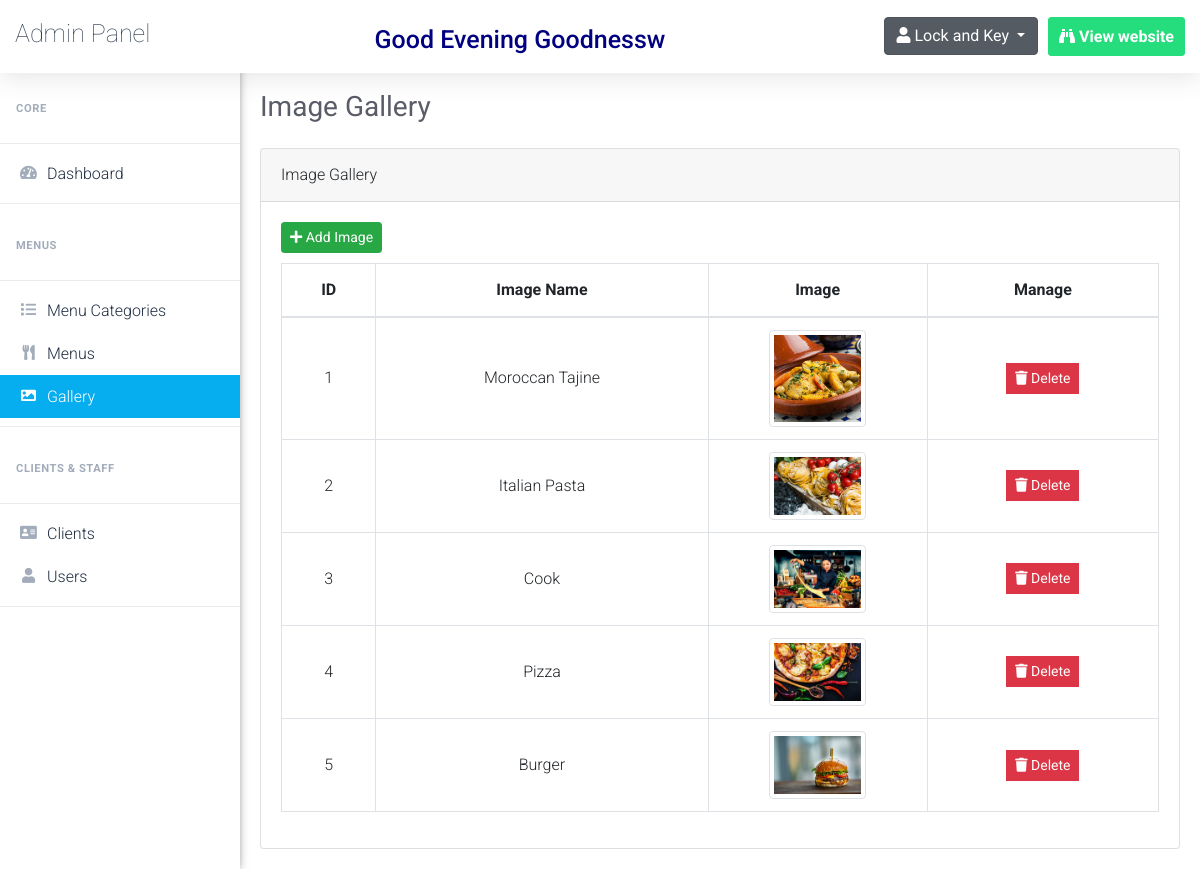
The page /admin/gallery.php (signed in) on the database its author committed.
### tables this page shows
CREATE TABLE `users` (
  `user_id` int(2) NOT NULL,
  `username` varchar(20) NOT NULL,
  `email` varchar(30) NOT NULL,
  `full_name` varchar(50) NOT NULL,
  `password` varchar(100) NOT NULL
);

CREATE TABLE `image_gallery` (
  `image_id` int(2) NOT NULL,
  `image_name` varchar(30) NOT NULL,
  `image` varchar(255) NOT NULL
);

### admin/gallery.php (the view, shortened to what this page needs)
<?php
	$pageTitle = 'Image Gallery';
	if(isset($_SESSION['username_restaurant_qRewacvAqzA']) && isset($_SESSION['password_restaurant_qRewacvAqzA']))
	{
		include 'connect.php';
		include 'Includes/templates/header.php';
		include 'Includes/templates/navbar.php';
        ?>
        <?php
            $stmt = $con->prepare("SELECT * FROM image_gallery");
            $stmt->execute();
            $gallery = $stmt->fetchAll();
        ?>
        <div class="card">
            <div class="card-header">
                <?php echo $pageTitle; ?>
            </div>
            <div class="card-body">
                <button class="btn btn-success btn-sm" style="margin-bottom: 10px;" type="button" data-toggle="modal" data-target="#add_new_image" data-placement="top">
                    <i class="fa fa-plus"></i>
                    Add Image
                </button>
                <table class="table table-bordered gallery-table">
                    <thead>
                        <tr>
                            <th scope="col">ID</th>
                            <th scope="col">Image Name</th>
                            <th scope="col">Image</th>
                            <th scope="col">Manage</th>
                        </tr>
                    </thead>
                    <tbody>
                        <?php
                            foreach($gallery as $image)
                            {
                                echo "<tr>";
                                    echo "<td>";
                                        echo $image['image_id'];
                                    echo "</td>";
                                    echo "<td style = 'text-transform: capitalize'>";
                                        echo $image['image_name'];
                                    echo "</td>";
                                    $src = "./Uploads/images/".$image['image'];
                                    echo "<td style='width:25%!important'>";
                                        echo "<img src='".$src."' class='image_gallery img-fluid img-thumbnail' alt='".$image['image_name']."'>";
                                    echo "</td>";
                                    echo "<td>";
                                        $delete_data = "delete_".$image["image_id"];
                                        ?>
                                            <ul class="list-inline m-0">
                                                <li class="list-inline-item" data-toggle="tooltip" title="Delete">
                                                    <button class="btn btn-danger btn-sm rounded-0" type="button" data-toggle="modal" data-target="#<?php echo $delete_data; ?>" data-placement="top">
                                                        <i class="fa fa-trash"></i>
                                                        Delete
                                                    </button>
                                                </li>
                                            </ul>
                                        <?php
                                    echo "</td>";
                                echo "</tr>";
                            }
                        ?>
                    </tbody>
                </table>
            </div>
        </div>
        <?php
        include 'Includes/templates/footer.php';
    }
    else
    {
        header('Location: index.php');
        exit();
    }
?>

### admin/Includes/templates/header.php (shortened to what this page needs)
<!DOCTYPE html>
<html lang="en">
	<head>
		<link rel="stylesheet" type="text/css" href="Design/css/bootstrap.min.css">
		<link rel="stylesheet" type="text/css" href="Design/fonts/css/all.min.css">
		<link rel="stylesheet" type="text/css" href="Design/css/main2.css">
	</head>
	<body>

### admin/Includes/templates/navbar.php (shortened to what this page needs)
<?php
    $id = $_SESSION['userid_restaurant_qRewacvAqzA'];
    $sql = $con->prepare("SELECT * FROM `users` WHERE `user_id`= '$id' ");
    $sql->execute();
    $fetch = $sql->fetch();
    $t=date("H");
    if ($t<"10") {
    $greeting =  "Good Morning";
}
    elseif ($t<"15") {
    $greeting = "Good Day";
}
    else {
    $greeting = "Good Evening";
}
?>
    <header class="headerMenu сlearfix sb-page-header">
        <div class="nav-header">
            <a class="navbar-brand" href="">
                Admin Panel
            </a>
        </div>
         <center><h4 class="welcomemssg"><?php echo "$greeting ". $fetch['username']?></h4></center>
        <div class="nav-controls top-nav">
            <ul class="nav top-menu">
                <li id="user-btn" class="main-li dropdown" style="background:none;">
                    <div class="dropdown show">
                        <a class="btn btn-secondary dropdown-toggle" href="#" role="button" id="dropdownMenuLink" data-toggle="dropdown" aria-haspopup="true" aria-expanded="false">
                            <i class="fa fa-user"></i>
                            <span class="username">Lock and Key</span>
                        </a>
                    </div>
                </li>
                <li class="main-li webpage-btn">
                    <a class="nav-item-button " href="../" target="_blank">
                        <i class="fas fa-binoculars"></i>
                        <span>View website</span>
                    </a>
                </li>
            </ul>
        </div>
    </header>
    <aside class="vertical-menu" id="vertical-menu">
        <div>
            <ul class="menu-bar">
                <div class="sidenav-menu-heading">
                    Core
                </div>
                <div class="dropdown-divider"></div>
                <li>
                    <a href="dashboard.php" class="a-verMenu dashboard_link">
                        <i class="fas fa-tachometer-alt icon-ver"></i>
                        <span style="padding-left:6px;">Dashboard</span>
                    </a>
                </li>
                <div class="dropdown-divider"></div>
                <div class="sidenav-menu-heading">
                    Menus
                </div>
                <div class="dropdown-divider"></div>
                <li>
                    <a href="menu_categories.php" class="a-verMenu menu_categories_link">
                        <i class="fas fa-list icon-ver"></i>
                        <span style="padding-left:6px;">Menu Categories</span>
                    </a>
                </li>
                <li>
                    <a href="menus.php" class="a-verMenu menus_link">
                        <i class="fas fa-utensils icon-ver"></i>
                        <span style="padding-left:6px;">Menus</span>
                    </a>
                </li>
                <li>
                    <a href="gallery.php" class="a-verMenu gallery_link">
                        <i class="far fa-image icon-ver"></i>
                        <span style="padding-left:6px;">Gallery</span>
                    </a>
                </li>
                <div class="dropdown-divider"></div>
                <div class="sidenav-menu-heading">
                    Clients & Staff
                </div>
                <div class="dropdown-divider"></div>
                <li>
                    <a href="clients.php" class="a-verMenu clients_link">
                        <i class="far fa-address-card icon-ver"></i>
                        <span style="padding-left:6px;">Clients</span>
                    </a>
                </li>
                <li>
                    <a href="users.php" class="a-verMenu users_link">
                        <i class="far fa-user icon-ver"></i>
                        <span style="padding-left:6px;">Users</span>
                    </a>
                </li>
                <div class="dropdown-divider"></div>
            </ul>
        </div>
    </aside>
    <div id="content" style="margin-left:240px;">
        <section class="content-wrapper" style="width: 100%;padding: 70px 0 0;">
            <div class="inside-page" style="padding:20px">
                <div class="page_title_top" style="margin-bottom: 1.5rem!important;">
                    <h1 style="color: #5a5c69!important;font-size: 1.75rem;font-weight: 400;line-height: 1.2;">
                        <?php echo $pageTitle; ?>
                    </h1>
                </div>

### admin/Includes/templates/footer.php (shortened to what this page needs)
				</div>
			</section>
		</div>
	</body>
</html>

### admin/Design/css/main2.css (style rules this page uses)
a, a:hover { text-decoration: none !important; }
ul { display: block; list-style: none; padding: 0; margin: 0; }
html { scroll-behavior: smooth; }
body { font-family: 'Roboto', sans-serif; font-size: 16px; line-height: 28px; font-weight: 300; }
.headerMenu { position: fixed; left: 0; right: 0; top: 0; display: -ms-flexbox; display: flex; -webkit-box-pack: justify; -ms-flex-pack: justify; justify-content: space-between; -webkit-box-align: center; -ms-flex-align: center; align-items: center; -ms-flex-wrap: wrap; flex-wrap: wrap; z-index: 1002; background: #fff; min-height: 60px; padding: 10px 15px; box-shadow: 0 .15rem 1.75rem 0 rgba(58,59,69,.15); }
.nav-item-button { padding: 10px; line-height: 1;display: block; border: 1px solid #f0f0f8; background-color: #fff; text-decoration: none; border-radius: 3px; color: #66686d; }
.navbar-brand { font-family: inherit; color: #323f52; height: inherit; padding: 0px; line-height: 0px; font-weight: lighter; font-size: 25px; }
.sidenav-menu-heading { padding: 1.25rem 1rem 0.75rem; font-size: 0.7rem; font-weight: bold; text-transform: uppercase; letter-spacing: 0.05em; color: #a2acba; }
.active_link { text-decoration: none; background: #06adef; color: #fff !important; }
.active_link i { color: #fff !important; }
.vertical-menu { width:240px; float: left; height: 100%; position: fixed; background: #fff; top: 0; bottom: 0; z-index: 300; -moz-box-shadow: -3px 0 10px 0 #555; -webkit-box-shadow: -3px 0 10px 0 #555; box-shadow: -3px 0 10px 0 #555; }
.vertical-menu .menu-bar { padding:0px; margin:0px; margin-top: 75px; position: relative; }
.a-verMenu { display: -webkit-box; display: flex; -webkit-box-align: center; align-items: center; line-height: normal; padding-top: 0.75rem; padding-bottom: 0.75rem; position: relative; color: #1f2d41; padding: 0.75rem 1rem; }
.icon-ver { width: 25px; height: 18px; text-align: center; font-size: 15px; background: none; margin: 0; padding: 0; color: #a2acba; font-weight: 900; display: block; }
.top-menu { display: -webkit-box; display: -ms-flexbox; display: flex; -ms-flex-wrap: wrap; flex-wrap: wrap; padding-left: 0; margin-bottom: 0; list-style: none; }
.webpage-btn .nav-item-button { font-weight: 700; color: #fff; background: #26dd7d; border: 1px solid #26dd7d; }
.top-nav .top-menu .main-li { float: left; margin-left: 10px; }

### admin/Includes/templates/navbar.php (style rules this page uses)
.welcomemssg { color: navy; margin-top: 15px; font-size: 25px !important; }

### admin/gallery.php (style rules this page uses)
.gallery-table td, .gallery-table th { vertical-align: middle; text-align: center; }
.image_gallery { width: 50%; }

### rows shown on the page
users: username "Goodnessw"
image_gallery: image_id "1", image_name "Moroccan Tajine", image (picture)
image_gallery: image_id "2", image_name "Italian Pasta", image (picture)
image_gallery: image_id "3", image_name "Cook", image (picture)
image_gallery: image_id "4", image_name "Pizza", image (picture)
image_gallery: image_id "5", image_name "Burger", image (picture)

### other values the page prints
$greeting "Good Evening"
$pageTitle "Image Gallery"
